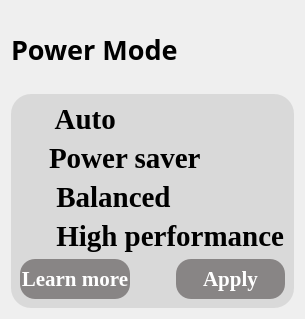
      <widget class="QWidget" name="page_2">
       <layout class="QVBoxLayout" name="verticalLayout_17">
        <item>
         <spacer name="verticalSpacer_8">
          <property name="orientation">
           <enum>Qt::Vertical</enum>
          </property>
          <property name="sizeType">
           <enum>QSizePolicy::Fixed</enum>
          </property>
          <property name="sizeHint" stdset="0">
           <size>
            <width>20</width>
            <height>20</height>
           </size>
          </property>
         </spacer>
        </item>
        <item>
         <widget class="QLabel" name="label_18">
          <property name="font">
           <font>
            <family>黑体</family>
            <pointsize>20</pointsize>
            <weight>75</weight>
            <bold>true</bold>
           </font>
          </property>
          <property name="text">
           <string>Power Mode</string>
          </property>
         </widget>
        </item>
        <item>
         <spacer name="verticalSpacer_7">
          <property name="orientation">
           <enum>Qt::Vertical</enum>
          </property>
          <property name="sizeType">
           <enum>QSizePolicy::Fixed</enum>
          </property>
          <property name="sizeHint" stdset="0">
           <size>
            <width>20</width>
            <height>20</height>
           </size>
          </property>
         </spacer>
        </item>
        <item>
         <widget class="QFrame" name="frame_14">
          <property name="styleSheet">
           <string notr="true">QPushButton
{
	border:transparent;
}

QFrame
{
	background-color:rgba(217,217,217);
	border:none;
	border-radius:20px;
}</string>
          </property>
          <property name="frameShape">
           <enum>QFrame::StyledPanel</enum>
          </property>
          <property name="frameShadow">
           <enum>QFrame::Raised</enum>
          </property>
          <layout class="QVBoxLayout" name="verticalLayout_16" stretch="9,1">
           <item>
            <layout class="QVBoxLayout" name="verticalLayout_15">
             <item>
              <widget class="QPushButton" name="pushButton">
               <property name="sizePolicy">
                <sizepolicy hsizetype="Minimum" vsizetype="Expanding">
                 <horstretch>0</horstretch>
                 <verstretch>0</verstretch>
                </sizepolicy>
               </property>
               <property name="font">
                <font>
                 <family>Times New Roman</family>
                 <pointsize>22</pointsize>
                 <weight>75</weight>
                 <bold>true</bold>
                </font>
               </property>
               <property name="styleSheet">
                <string notr="true">text-align : left;</string>
               </property>
               <property name="text">
                <string>     Auto</string>
               </property>
               <property name="icon">
                <iconset resource="resource.qrc">
                 <normaloff>:/circle.png</normaloff>:/circle.png</iconset>
               </property>
               <property name="iconSize">
                <size>
                 <width>25</width>
                 <height>25</height>
                </size>
               </property>
              </widget>
             </item>
             <item>
              <widget class="QPushButton" name="pushButton_2">
               <property name="sizePolicy">
                <sizepolicy hsizetype="Minimum" vsizetype="Expanding">
                 <horstretch>0</horstretch>
                 <verstretch>0</verstretch>
                </sizepolicy>
               </property>
               <property name="font">
                <font>
                 <family>Times New Roman</family>
                 <pointsize>22</pointsize>
                 <weight>75</weight>
                 <bold>true</bold>
                </font>
               </property>
               <property name="styleSheet">
                <string notr="true">text-align : left;</string>
               </property>
               <property name="text">
                <string>    Power saver</string>
               </property>
               <property name="icon">
                <iconset resource="resource.qrc">
                 <normaloff>:/lighting.png</normaloff>:/lighting.png</iconset>
               </property>
               <property name="iconSize">
                <size>
                 <width>30</width>
                 <height>30</height>
                </size>
               </property>
              </widget>
             </item>
             <item>
              <widget class="QPushButton" name="pushButton_3">
               <property name="sizePolicy">
                <sizepolicy hsizetype="Minimum" vsizetype="Expanding">
                 <horstretch>0</horstretch>
                 <verstretch>0</verstretch>
                </sizepolicy>
               </property>
               <property name="font">
                <font>
                 <family>Times New Roman</family>
                 <pointsize>22</pointsize>
                 <weight>75</weight>
                 <bold>true</bold>
                </font>
               </property>
               <property name="styleSheet">
                <string notr="true">text-align : left;</string>
               </property>
               <property name="text">
                <string>     Balanced</string>
               </property>
               <property name="icon">
                <iconset resource="resource.qrc">
                 <normaloff>:/balance.png</normaloff>:/balance.png</iconset>
               </property>
               <property name="iconSize">
                <size>
                 <width>25</width>
                 <height>25</height>
                </size>
               </property>
              </widget>
             </item>
             <item>
              <widget class="QPushButton" name="pushButton_4">
               <property name="sizePolicy">
                <sizepolicy hsizetype="Minimum" vsizetype="Expanding">
                 <horstretch>0</horstretch>
                 <verstretch>0</verstretch>
                </sizepolicy>
               </property>
               <property name="font">
                <font>
                 <family>Times New Roman</family>
                 <pointsize>22</pointsize>
                 <weight>75</weight>
                 <bold>true</bold>
                </font>
               </property>
               <property name="styleSheet">
                <string notr="true">text-align : left;</string>
               </property>
               <property name="text">
                <string>     High performance</string>
               </property>
               <property name="icon">
                <iconset resource="resource.qrc">
                 <normaloff>:/statistics.png</normaloff>:/statistics.png</iconset>
               </property>
               <property name="iconSize">
                <size>
                 <width>25</width>
                 <height>25</height>
                </size>
               </property>
              </widget>
             </item>
            </layout>
           </item>
           <item>
            <layout class="QHBoxLayout" name="horizontalLayout_9">
             <item>
              <widget class="QPushButton" name="pushButton_6">
               <property name="sizePolicy">
                <sizepolicy hsizetype="Minimum" vsizetype="Expanding">
                 <horstretch>0</horstretch>
                 <verstretch>0</verstretch>
                </sizepolicy>
               </property>
               <property name="minimumSize">
                <size>
                 <width>0</width>
                 <height>40</height>
                </size>
               </property>
               <property name="font">
                <font>
                 <family>Times New Roman</family>
                 <pointsize>16</pointsize>
                 <weight>75</weight>
                 <bold>true</bold>
                </font>
               </property>
               <property name="styleSheet">
                <string notr="true">background-color:rgba(136,133,133);
border:none;
border-radius:15px;
color:white;</string>
               </property>
               <property name="text">
                <string>Learn more</string>
               </property>
              </widget>
             </item>
             <item>
              <spacer name="horizontalSpacer_17">
               <property name="orientation">
                <enum>Qt::Horizontal</enum>
               </property>
               <property name="sizeType">
                <enum>QSizePolicy::Fixed</enum>
               </property>
               <property name="sizeHint" stdset="0">
                <size>
                 <width>40</width>
                 <height>20</height>
                </size>
               </property>
              </spacer>
             </item>
             <item>
              <widget class="QPushButton" name="pushButton_5">
               <property name="sizePolicy">
                <sizepolicy hsizetype="Minimum" vsizetype="Expanding">
                 <horstretch>0</horstretch>
                 <verstretch>0</verstretch>
                </sizepolicy>
               </property>
               <property name="minimumSize">
                <size>
                 <width>0</width>
                 <height>40</height>
                </size>
               </property>
               <property name="font">
                <font>
                 <family>Times New Roman</family>
                 <pointsize>16</pointsize>
                 <weight>75</weight>
                 <bold>true</bold>
                </font>
               </property>
               <property name="styleSheet">
                <string notr="true">background-color:rgba(136,133,133);
border:none;
border-radius:15px;
color:white;</string>
               </property>
               <property name="text">
                <string>Apply</string>
               </property>
              </widget>
             </item>
            </layout>
           </item>
          </layout>
         </widget>
        </item>
       </layout>
      </widget>
